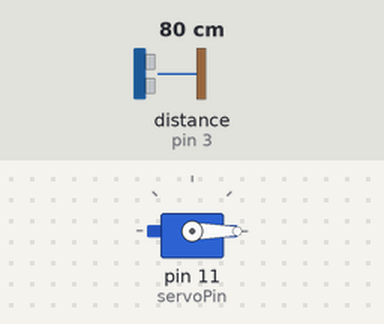
Bench run of a sketch on a simulated Arduino Uno, built with avr-gcc and run on an emulated ATmega328P. On the bench: servo. Wiring (inferred from the names in the program): ultrasonic range finder: trigger pin 2; echo pin 3. The inputs (shaded band) are chosen by the test bench; at power-on: distance to the obstacle (sensor on pin 3) 80 cm. The echo pulse lasts 58.3 µs per cm; what the sketch prints to the serial monitor is not drawn.

Above: at 0.01 s.
1.3 s: distance to the obstacle (sensor on pin 3) set to 60 cm
At 1.9 s:
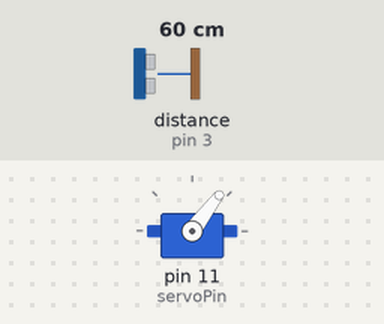
4.3 s: distance to the obstacle (sensor on pin 3) set to 250 cm
At 7.07 s:
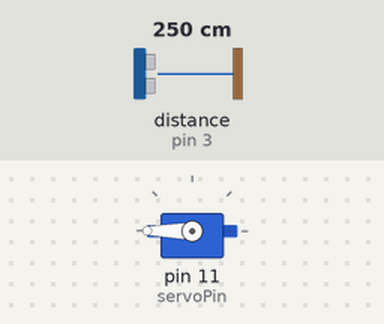
Timing chart, 0 to 13.3 s (numbered marks = the images above; inputs shaded):
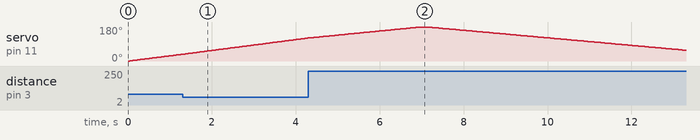

The sketch:

shortestdistance.ino
```cpp
#include <Servo.h>

// 초음파 센서 핀 설정
const int trigPin = 2;
const int echoPin = 3;

// 서보 모터 설정
Servo servo;
const int servoPin = 11;

// 스캔 범위 및 변수 설정
const int scanStart = 0;      // 스캔 시작 각도
const int scanEnd = 180;      // 스캔 종료 각도
const int stepDelay = 30;     // 각도 변화 간 대기 시간 (ms)
const int returnSpeedDelay = 50; // 0도로 복귀 시 속도 조정 딜레이 (ms)

// 거리 데이터 저장 변수
float minDistance = 9999;     // 가장 가까운 거리
int minAngle = 0;             // 가장 가까운 물체의 각도
float maxDistance = 400;      // 최대 탐지 거리 (초기값: 400cm)

void setup() {
  // 시리얼 통신 초기화
  Serial.begin(9600);

  // 초음파 핀 모드 설정
  pinMode(trigPin, OUTPUT);
  pinMode(echoPin, INPUT);

  // 서보 모터 초기화
  servo.attach(servoPin);
  servo.write(0);

  Serial.println("초음파 센서 스캔 시작");
}

void loop() {
  minDistance = 9999;  // 최소 거리 초기화
  minAngle = 0;        // 최소 거리 각도 초기화

  // 서보 모터를 회전하며 초음파 센서 스캔
  for (int angle = scanStart; angle <= scanEnd; angle++) {
    servo.write(angle);                // 서보 모터를 특정 각도로 회전
    delay(stepDelay);                  // 모터 안정화를 위해 대기
    float distance = measureDistance(); // 현재 각도에서 거리 측정

    // 거리 정보 출력
    Serial.print("각도: ");
    Serial.print(angle);
    Serial.print("°, 거리: ");
    if (distance <= 50 && distance != -1) {
      Serial.println("(50cm 이내)"); // 50cm 이하일 경우 출력 변경
    } else if (distance > 50) {
      Serial.print(distance);
      Serial.println(" cm");
    } else {
      Serial.println("4m");
    }

    // 유효 거리(50cm 초과, maxDistance 이하)만 확인
    if (distance > 50 && distance < minDistance) {
      minDistance = distance;
      minAngle = angle;
    }
  }

  // 가장 가까운 물체의 정보 출력
  Serial.println("---------------------");
  if (minDistance == 9999) {
    Serial.println("유효한 물체를 찾지 못했습니다.");
  } else {
    Serial.print("가장 가까운 거리: ");
    Serial.print(minDistance);
    Serial.print(" cm (각도: ");
    Serial.print(minAngle);
    Serial.println("°)");

    // 다음 스캔의 최대 거리로 업데이트
    maxDistance = minDistance;
    Serial.print("최대 거리 설정 변경: ");
    Serial.print(maxDistance);
    Serial.println(" cm");
  }
  Serial.println("---------------------");

  // 모터를 0도로 천천히 복귀
  for (int angle = scanEnd; angle >= scanStart; angle--) {
    servo.write(angle);
    delay(returnSpeedDelay); // 속도 조정 딜레이
  }

  delay(1000); // 다음 스캔 전 대기
}

// 초음파 센서를 사용하여 거리 측정
float measureDistance() {
  digitalWrite(trigPin, LOW);
  delayMicroseconds(2);
  digitalWrite(trigPin, HIGH);
  delayMicroseconds(10);
  digitalWrite(trigPin, LOW);

  // 초음파 신호가 돌아오는 시간을 측정
  long duration = pulseIn(echoPin, HIGH);

  // 시간을 거리로 변환 (음속: 343m/s)
  float distance = duration * 0.034 / 2;

  // 유효 거리 범위 조건 (50cm 초과, maxDistance 이하만 허용)
  if (distance > 50 && distance <= maxDistance) {
    return distance;
  } else if (distance <= 50) {
    return distance; // 50cm 이하 거리 반환
  } else {
    return -1; // 유효하지 않은 거리
  }
}
```

Measured:
- by itself, servo on pin 11 (servoPin): rises from 122° to 180° in 2.6 s, then falls to 57° in 6.3 s
